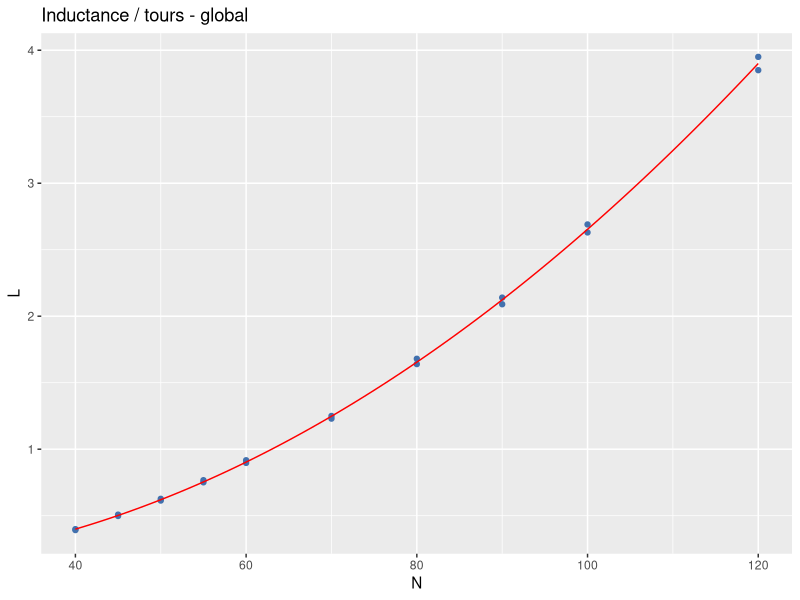
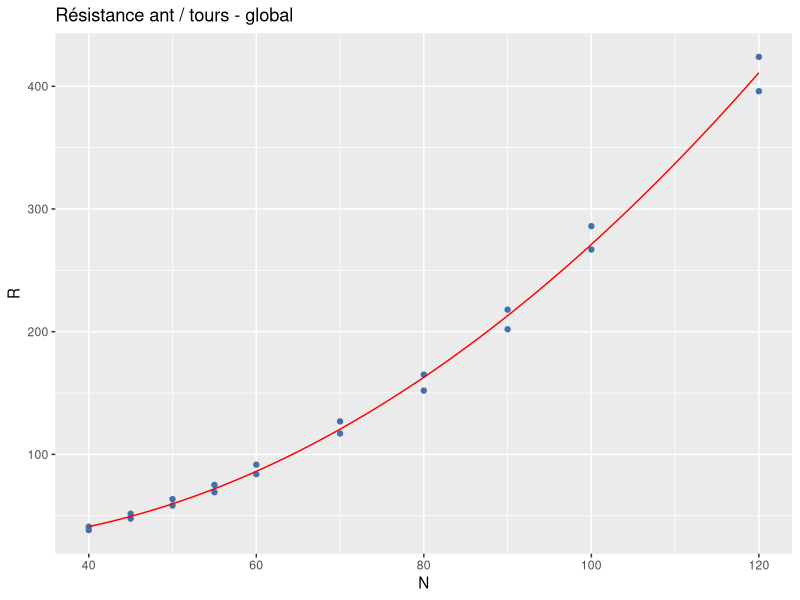
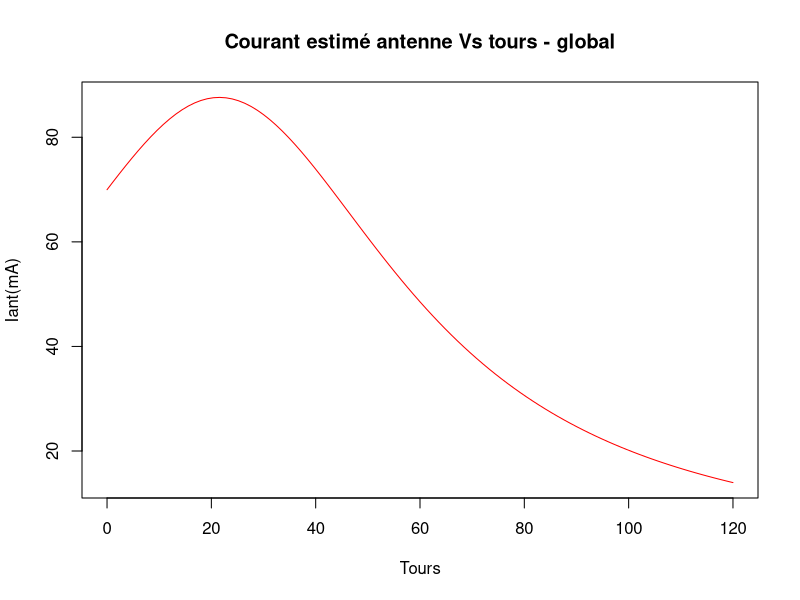
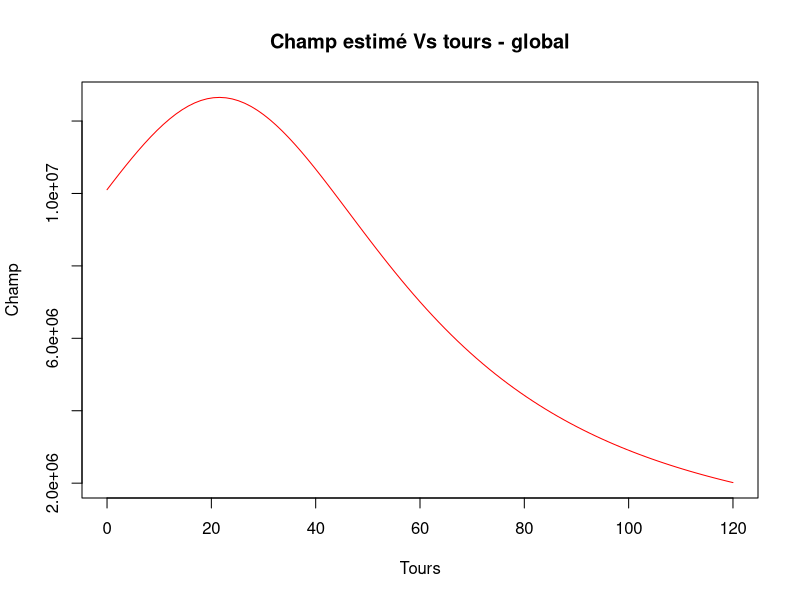

The R script that drew these images, in order:
# Etude sur l'ensemble des mesures

library(ggplot2)

GLOB<-read.table("global2.csv",header=TRUE,sep=";",dec=",")

# Ajustement 1 - Inductance

print("-----  ajustement 1   ------------")
mod1 <- lm(GLOB$L~GLOB$N+I(GLOB$N^2), data=GLOB)

print(summary(mod1))

LEst<-function(N){1.332e-01  -5.725e-03 * N +   3.093e-04 * N^2}

p<-(ggplot(GLOB) + geom_point(aes(x = N, y = L), colour = "#4271AE")  + stat_function(fun = LEst, color = "red") +  ggtitle("Inductance / tours - global")

)
#png("Lglobal.png")
print(p)
#dev.off()

# Estimation Rant

# Ajustement 2
# Résistance et courant d'antenne sur neutre

# Courant d'antenne théorique
vdd<-5
Vss<-0
Rser=27
Rad=9

Iant<-function(R){
  
  I<-(4/pi)*((vdd-Vss)/(R+Rser+2*Rad))*1000
  return(I)
  
}

print("-----  ajustement 2   ------------")
mod5 <- lm(GLOB$R~GLOB$N+I(GLOB$N^2), data=GLOB)

print(summary(mod5))

REst<-function(N){45.977107  -1.702350 * N +   0.039540 * N^2}


p<-ggplot(GLOB) + geom_point(aes(x = N, y = R), colour = "#4271AE")  + stat_function(fun = REst, color = "red") +  ggtitle("Résistance ant / tours - global")

print(p)


In<-function(N){

  I<-Iant(REst(N))
  return(I)

}


#jpeg("Iglobal.jpg")
print(
  
curve(In, 0, 120, col="red", main="Courant estimé antenne Vs tours - global",  xlab="Tours",
      ylab="Iant(mA)")
)
#dev.off()
# 
# Etimation du champ magnétique

z<-1e-2 # distance de référence 1cm
r<-0.38 # rayon de l'antenne



Best<-function(N){

  b<-In(N) *r^2/z^3
  return(b)


}
# 
# # Représentation du champ par carte 
# 
# #jpeg("champGlobal.jpg")
print(
curve(Best, 0, 120, col="red", main="Champ estimé Vs tours - global",  xlab="Tours",
      ylab="Champ")
)
# #dev.off()
# 
# # Optimisations
# 
# # Champs magnétiques
print("----------------------------------------------------")
maxChp<-optimize(Best, c(0, 120), maximum = TRUE)
print("Max champ - global: ")
print(maxChp)
